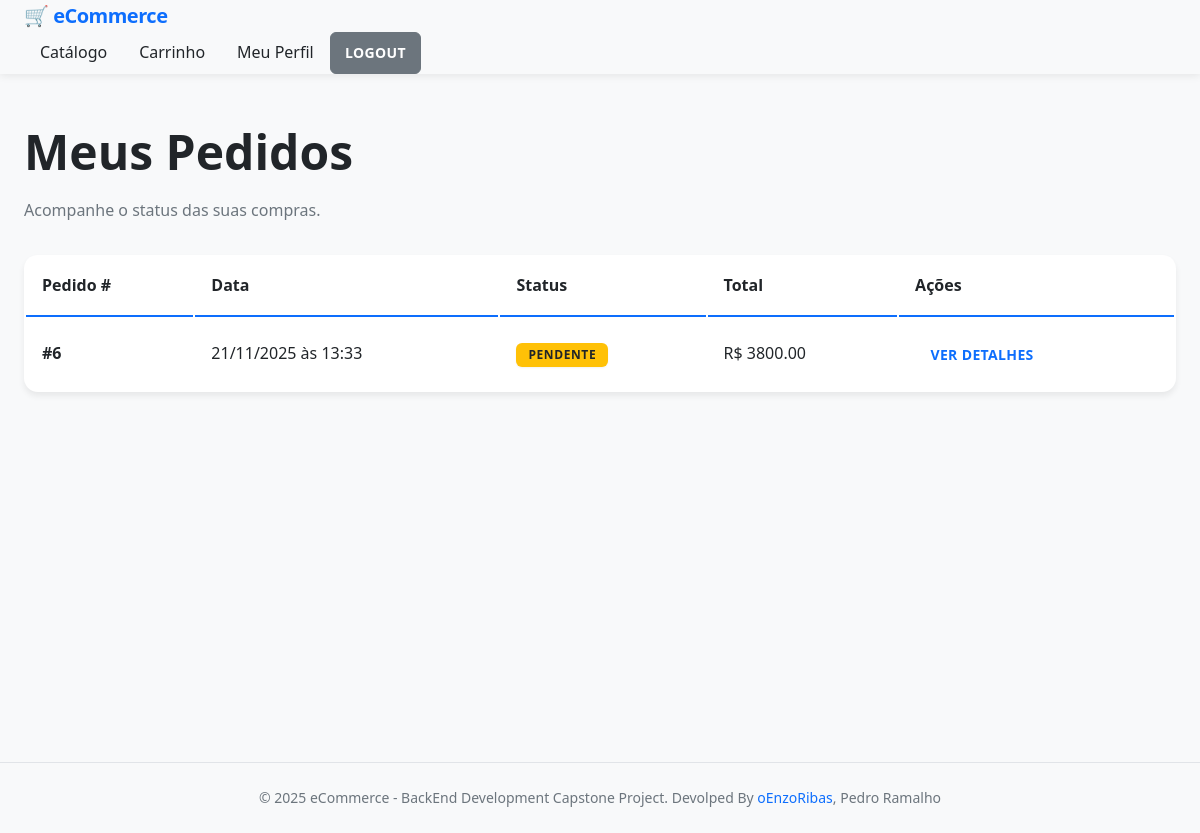
/pedidos/ (signed in), run on an earlier commit of the app's database.
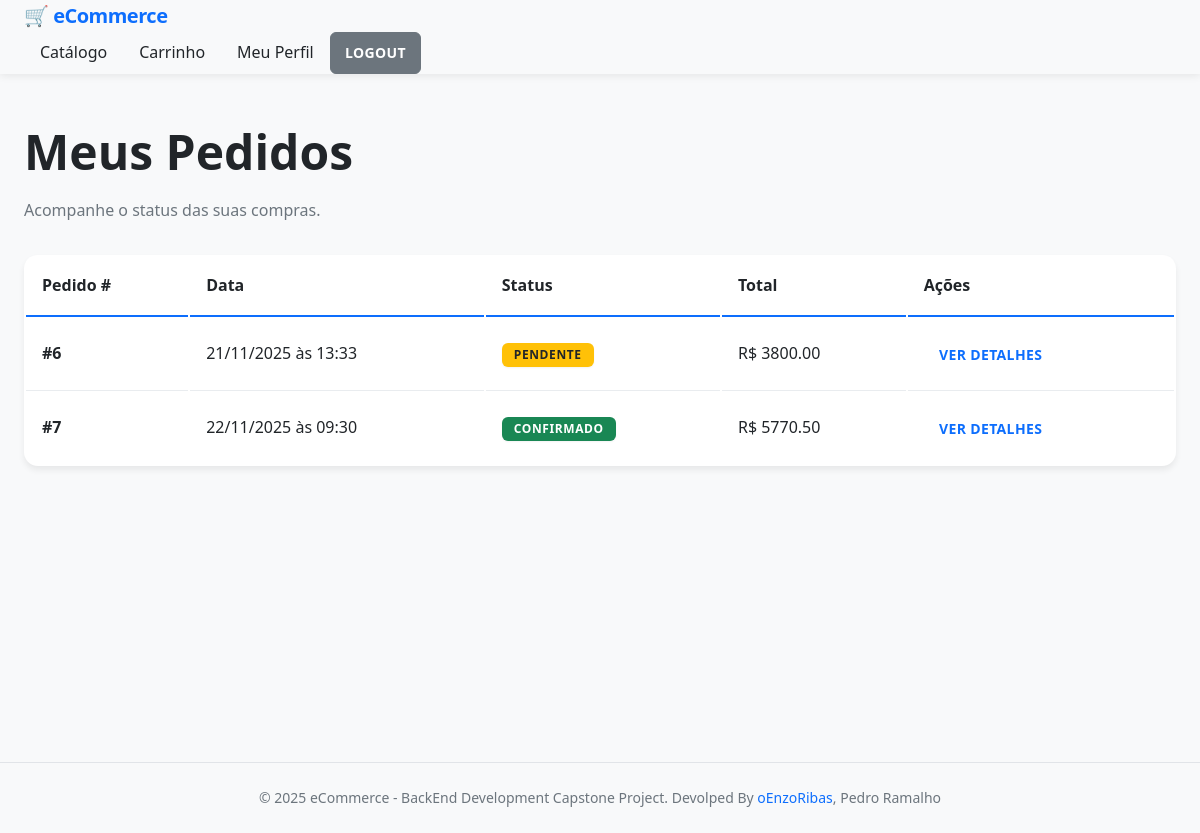
And on a later commit of the database.
### models/pedido_model.py (models this page shows, shortened)
class Pedido(db.Model):
    __tablename__ = 'pedidos'
    id = Column(Integer, primary_key=True, autoincrement=True, nullable=False)
    cliente_id = Column(Integer, ForeignKey('clientes.id'), nullable=False)
    data = Column(db.DateTime, default=datetime.datetime.now)
    status = Column(String(256), default="pendente")
    itens = db.relationship('ItemPedido', backref='pedido', lazy=True, cascade='all, delete-orphan')
    pagamentos = db.relationship('Pagamento', backref='pedido', lazy=True, cascade='all, delete-orphan')
    def calcular_total(self):
        return sum(item.calcular_subtotal() for item in self.itens)

class ItemPedido(db.Model):
    __tablename__ = 'itens_pedido'
    id = Column(Integer, primary_key=True, autoincrement=True, nullable=False)
    pedido_id = Column(Integer, ForeignKey('pedidos.id'), nullable=False)
    produto_id = Column(Integer, ForeignKey('produtos.id'), nullable=False)
    quantidade = Column(Integer, nullable=False)
    preco_unitario = db.Column(db.Numeric(10,2), nullable=False)
    produto = db.relationship('Produto', primaryjoin='ItemPedido.produto_id == Produto.id')
    def calcular_subtotal(self):
        return float(self.preco_unitario) * self.quantidade

### routes/pedidos.py (the view)
@pedidos_bp.route('/')
@requer_autenticacao
def listar():
    clienteAuth = get_cliente_autenticado()
    page = request.args.get('page', 1, type=int)
    pedidos = Pedido.query.filter_by(cliente_id=clienteAuth.id).paginate(page=page, per_page=10)
    return render_template('pedidos/listar.html', pedidos=pedidos)

### utils/auth_utils.py (called while the page is built)
def get_cliente_autenticado():
    cliente_id = session.get('cliente_id')
    if cliente_id:
        return Cliente.query.get(cliente_id)
    return None

def cliente_autenticado():
    return session.get('cliente_autenticado', False)

def requer_autenticacao(f):
    @wraps(f)
    def decorated_function(*args, **kwargs):
        if not cliente_autenticado():
            return redirect(url_for('auth.login'))
        return f(*args, **kwargs)
    return decorated_function

### templates/pedidos/listar.html (shortened to what this page needs)
{% extends "base.html" %}
{% block content %}
<div class="row mb-4">
    <div class="col-12">
        <h1 class="mb-0">Meus Pedidos</h1>
        <p class="text-muted">Acompanhe o status das suas compras.</p>
    </div>
</div>
{% if pedidos.items %}
<div class="table-responsive">
    <table class="table table-striped table-hover align-middle">
        <thead class="table-dark">
            <tr>
                <th>Pedido #</th>
                <th>Data</th>
                <th>Status</th>
                <th class="text-end">Total</th>
                <th>Ações</th>
            </tr>
        </thead>
        <tbody>
            {% for pedido in pedidos.items %}
            <tr>
                <td><strong>#{{ pedido.id }}</strong></td>
                <td>{{ pedido.data.strftime('%d/%m/%Y às %H:%M') }}</td>
                <td>
                    {% if pedido.status == 'pendente' %}
                    <span class="badge bg-warning text-dark">Pendente</span>
                    {% elif pedido.status == 'confirmado' %}
                    <span class="badge bg-success">Confirmado</span>
                    {% elif pedido.status == 'cancelado' %}
                    <span class="badge bg-danger">Cancelado</span>
                    {% else %}
                    <span class="badge bg-info">{{ pedido.status | upper }}</span>
                    {% endif %}
                </td>
                <td class="text-end fw-bold">R$ {{ "%.2f"|format(pedido.calcular_total()) }}</td>
                <td>
                    <a href="{{ url_for('pedidos.detalhes', pedido_id=pedido.id) }}"
                        class="btn btn-sm btn-outline-primary">
                        Ver Detalhes
                    </a>
                </td>
            </tr>
            {% endfor %}
        </tbody>
    </table>
</div>
{% else %}
<div class="alert alert-info text-center">
    <h4>Você ainda não realizou nenhum pedido.</h4>
    <a href="{{ url_for('produtos.listar') }}" class="btn btn-primary mt-3">Começar a Comprar</a>
</div>
{% endif %}
{% endblock %}

### templates/base.html (shortened to what this page needs)
<!DOCTYPE html>
<html lang="pt-br">
<head>
    <link rel="stylesheet" href="{{ url_for('static', filename='css/style.css') }}">
</head>
<body>
    {% include 'includes/nav.html'%}
    <main class="container mt-5">
        {% block content %}
        {% endblock %}
    </main>
    <footer class="text-center py-3 mt-5">
        &copy; 2025 eCommerce - BackEnd Development Capstone Project. Devolped By <a
            href="https://github.com/oEnzoRibas">oEnzoRibas</a>, Pedro Ramalho
    </footer>
</body>
</html>

### templates/includes/nav.html (shortened to what this page needs)
<header>
  <nav class="navbar navbar-expand-lg navbar-light bg-light">
    <div class="container">
      <a class="navbar-brand" href="{{ url_for('index.index') }}">
        🛒 eCommerce
      </a>
      <div
        class="navbar-nav d-flex align-items-center justify-content-center w-100"
      >
        <a class="nav-link me-3" href="{{ url_for('produtos.listar') }}"
          >Catálogo</a
        >
        <a class="nav-link me-3" href="{{ url_for('carrinho.visualizar') }}"
          >Carrinho</a
        >
        {% if session.get('cliente_autenticado') %}
        <a class="nav-link me-3" href="{{ url_for('cliente.perfil') }}"
          >Meu Perfil</a
        >
        <a
          class="btn btn-secondary btn-sm me-3 btn-registrar"
          href="{{ url_for('auth.logout') }}"
        >
          Logout
        </a>
        {% else %}
        <a
          class="btn btn-primary btn-sm ms-2 btn-registrar"
          href="{{ url_for('auth.login') }}"
          >Login</a
        >
        {% endif %}
      </div>
    </div>
  </nav>
</header>

What changed in the data, as far as the page shows it:
added Pedido: id "7", data "22/11/2025 às 09:30", status "CONFIRMADO"
added ItemPedido: calcular_total "5770.50"
